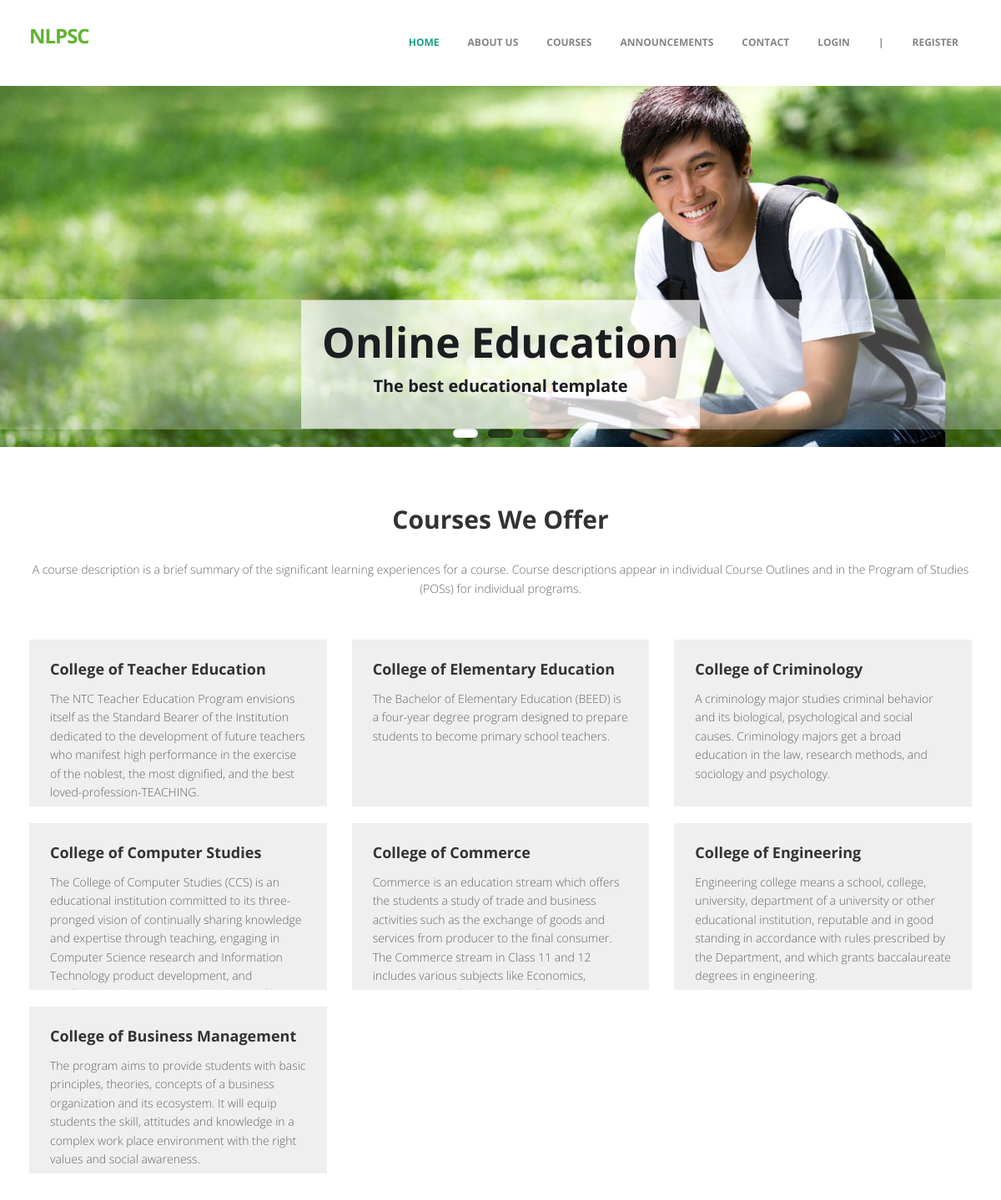
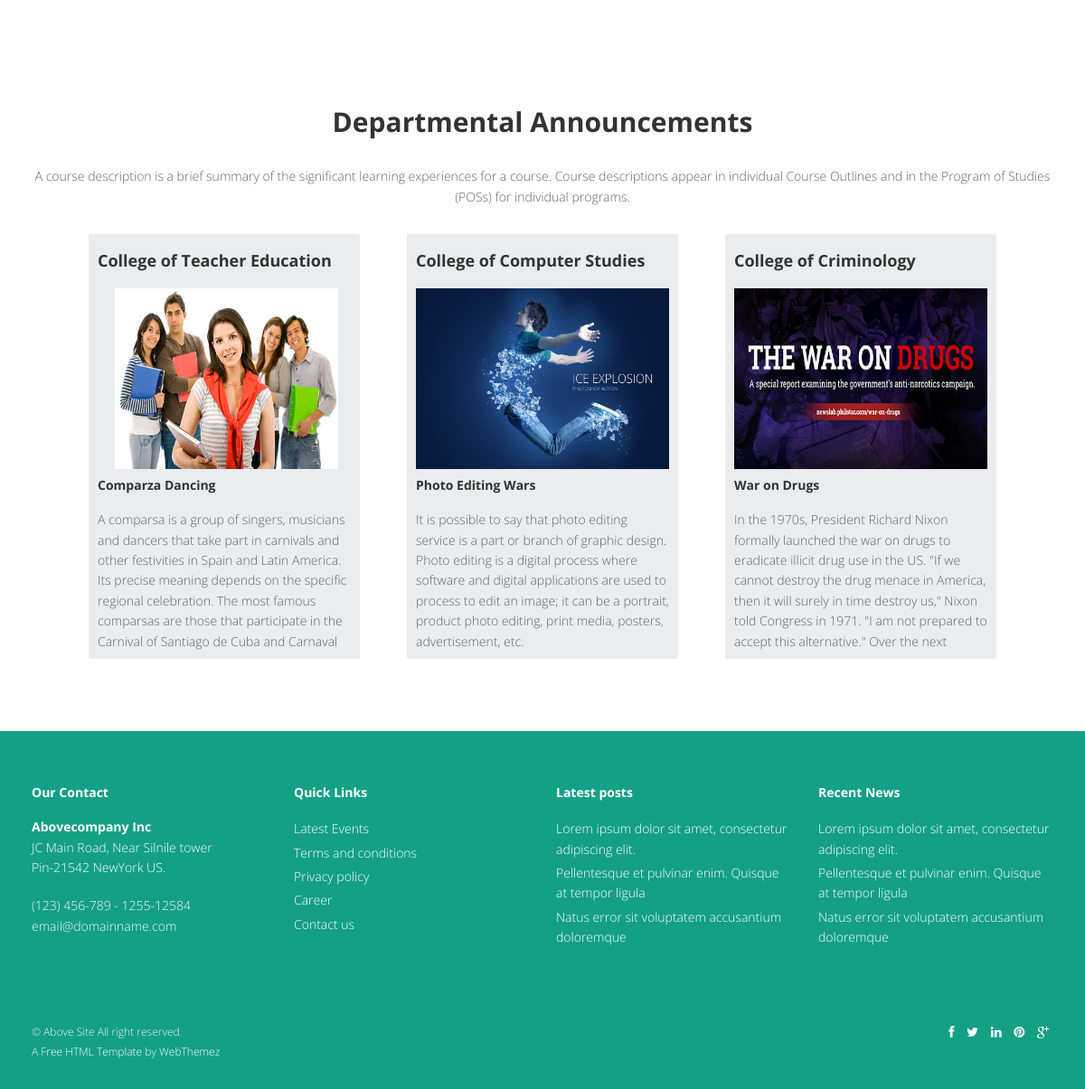
The page / on the database its author committed (2 pictures, top to bottom).
### tables this page shows
CREATE TABLE `department` (
  `Id` int(11) NOT NULL,
  `dept_name` varchar(255) NOT NULL,
  `department_description` text NOT NULL
);

CREATE TABLE `announcement` (
  `Id` int(11) NOT NULL,
  `announcement_topic` varchar(255) NOT NULL,
  `description` text NOT NULL,
  `department_id` int(11) NOT NULL,
  `image` varchar(255) NOT NULL
);

### index.php (the view, shortened to what this page needs)
<?php
	include 'topbar.php';
?>
	<section id="featured">
        <div id="main-slider" class="flexslider">
            <ul class="slides">
              <li>
                <img src="./img/slides/1.jpg" alt=""/>
                <div class="flex-caption">
                   <div class="item_introtext">
												<strong>Online Education</strong>
												<p>The best educational template</p> </div>
                </div>
              </li>
            </ul>
        </div>
	</section>
	<section class="courses" >
		<div class="container" id="courses">
			<div class="row">
				<div class="col-lg-12">
					<div class="aligncenter"><h2 class="aligncenter">Courses We Offer</h2>
						<span class="clear spacer_responsive_hide_mobile " style="height:13px;display:block;"></span>A course description is a brief summary of the significant learning experiences for a course. Course descriptions appear in individual Course Outlines and in the Program of Studies (POSs) for individual programs.
					</div>
				</div>
			</div>
			<div class="row">
				<?php
					include 'config.php';
					$department = mysqli_query($conn,"SELECT * FROM department");
					while ($row = mysqli_fetch_array($department)) {
				?>
	      <div class="col-md-4" style="margin-top: 20px;">
					<div class="textbox" style=" height: 200px; overflow: auto;">
		        <h3><?php echo $row['dept_name']; ?></h3>
						<p><?php echo $row['department_description']; ?></p>
		       </div>
	      </div>
	    <?php } ?>
			</div>
	</section>
	<section class="courses" >
		<div class="container" id="announcement">
			<div class="row">
				<div class="col-lg-12">
					<div class="aligncenter"><h2 class="aligncenter">Departmental Announcements</h2>
					<span class="clear spacer_responsive_hide_mobile " style="height:13px;display:block;"></span>A course description is a brief summary of the significant learning experiences for a course. Course descriptions appear in individual Course Outlines and in the Program of Studies (POSs) for individual programs.
					</div>
				</div>
			</div>
			<div class="row" style="display: flex; flex-direction: row; justify-content: space-around;">
				<?php
					include 'config.php';
					$department = mysqli_query($conn,"SELECT * FROM department JOIN announcement ON department.Id=announcement.department_id");
					while ($row = mysqli_fetch_array($department)) {
				?>
				 <div class="card" style="width: 30rem; background-color: #EBECF0; padding: 10px; border-radius: 2px;">
					 	<h4><?php echo $row['dept_name'];?></h4>
					  <img class="img-responsive" src="./images-announcements/<?php echo $row['image'];?>" alt="image" style="height: 20rem;">
					  <div class="card-body" style="height: 20rem; overflow: auto;">
					  	<h5><?php echo $row['announcement_topic'];?></h5>
					    <p class="card-text"><?php echo $row['description'];?></p>
					  </div>
				</div>
	      <?php } ?>
			</div>
	</section>
<?php
	include 'footer.php';
 ?>

### topbar.php (shortened to what this page needs)
<?php
    if(isset($_SESSION['student']) && isset($_SESSION['student_id'])) {
    $id = $_SESSION['student_id'];
    header("Location: student/dashboard.php");
    } elseif(isset($_SESSION['admin_username']) && isset($_SESSION['admin_id'])) {
    $id = $_SESSION['admin_id'];
    header("Location: admin/dashboard.php");
    } else {
?>
<!DOCTYPE html>
<html lang="en">
<head>
<link href="index_style/bootstrap.min.css" rel="stylesheet" />
<link href="index_style/flexslider.css" rel="stylesheet" />
<link href="index_style/style.css" rel="stylesheet" />
</head>
<body>
<div id="wrapper">
    <header>
    <div class="navbar navbar-default navbar-static-top">
        <div class="container">
            <div class="navbar-header">
                <a class="navbar-brand" href="index.php">
                NLPSC</a>
            </div>
            <div class="navbar-collapse collapse">
                <ul class="nav navbar-nav">
                    <li class="active"><a href="index.php">Home</a></li>
                    <li><a href="about.php">About Us</a></li>
                    <li><a href="#courses">Courses</a></li>
                    <li><a href="#announcement">Announcements</a></li>
                    <li><a href="contact.php">Contact</a></li>
                    <li><a href="login.php">Login</a></li>
                    <li><a href="">|</a> </li>
                    <li><a href="register.php">Register</a></li>
                </ul>
            </div>
        </div>
    </div>
</header>
<?php
    }
?>

### footer.php (shortened to what this page needs)
<footer>
	<div class="container">
		<div class="row">
			<div class="col-lg-3">
				<div class="widget">
					<h5 class="widgetheading">Our Contact</h5>
					<address>
					<strong>Abovecompany Inc</strong><br>
					JC Main Road, Near Silnile tower<br>
					 Pin-21542 NewYork US.</address>
					<p>
						<i class="icon-phone"></i> (123) 456-789 - 1255-12584 <br>
						<i class="icon-envelope-alt"></i> email@domainname.com
					</p>
				</div>
			</div>
			<div class="col-lg-3">
				<div class="widget">
					<h5 class="widgetheading">Quick Links</h5>
					<ul class="link-list">
						<li><a href="#">Latest Events</a></li>
						<li><a href="#">Terms and conditions</a></li>
						<li><a href="#">Privacy policy</a></li>
						<li><a href="#">Career</a></li>
						<li><a href="#">Contact us</a></li>
					</ul>
				</div>
			</div>
			<div class="col-lg-3">
				<div class="widget">
					<h5 class="widgetheading">Latest posts</h5>
					<ul class="link-list">
						<li><a href="#">Lorem ipsum dolor sit amet, consectetur adipiscing elit.</a></li>
						<li><a href="#">Pellentesque et pulvinar enim. Quisque at tempor ligula</a></li>
						<li><a href="#">Natus error sit voluptatem accusantium doloremque</a></li>
					</ul>
				</div>
			</div>
			<div class="col-lg-3">
					<div class="widget">
					<h5 class="widgetheading">Recent News</h5>
					<ul class="link-list">
						<li><a href="#">Lorem ipsum dolor sit amet, consectetur adipiscing elit.</a></li>
						<li><a href="#">Pellentesque et pulvinar enim. Quisque at tempor ligula</a></li>
						<li><a href="#">Natus error sit voluptatem accusantium doloremque</a></li>
					</ul>
				</div>
			</div>
		</div>
	</div>
	<div id="sub-footer">
		<div class="container">
			<div class="row">
				<div class="col-lg-6">
					<div class="copyright">
						<p>
							<span>&copy; Above Site All right reserved.</span><br/>
							A <a href="https://webthemez.com/tag/free" target="_blank">Free HTML Template</a> by <a href="http://webthemez.com" target="_blank">WebThemez</a>
						</p>
					</div>
				</div>
				<div class="col-lg-6">
					<ul class="social-network">
						<li><a href="#" data-placement="top" title="Facebook"><i class="fa fa-facebook"></i></a></li>
						<li><a href="#" data-placement="top" title="Twitter"><i class="fa fa-twitter"></i></a></li>
						<li><a href="#" data-placement="top" title="Linkedin"><i class="fa fa-linkedin"></i></a></li>
						<li><a href="#" data-placement="top" title="Pinterest"><i class="fa fa-pinterest"></i></a></li>
						<li><a href="#" data-placement="top" title="Google plus"><i class="fa fa-google-plus"></i></a></li>
					</ul>
				</div>
			</div>
		</div>
	</div>
	</footer>
</div>
</body>
</html>

### index_style/flexslider.css (style rules this page uses)
.slides, .flex-control-nav, .flex-direction-nav { margin: 0; padding: 0; list-style: none; }
.flexslider { margin: 0; padding: 0; }
.flexslider .slides > li { display: none; -webkit-backface-visibility: hidden; }
.flexslider .slides img { width: 100%; display: block; }
.slides:after { content: "."; display: block; clear: both; visibility: hidden; line-height: 0; height: 0; }
.flexslider { background:none; position: relative; zoom: 1; }
.flexslider .slides { zoom: 1; }
.flex-caption { background: rgba(0,0,0,.8); margin-left:5px;bottom:5px; position:absolute;padding:20px; z-index:99; }
.flex-caption p { font-size: 14px !important; line-height: 22px; font-weight:300; color: #fff }

### rows shown on the page
department: dept_name "College of Teacher Education", department_description "The NTC Teacher Education Program envisions itself as the Standard Bearer of the Institution dedicated to the development of future teachers who manifest high performance in the exercise of the noblest, the most dignified, and the best loved-profession-TEACHING."
department: dept_name "College of Elementary Education", department_description "The Bachelor of Elementary Education (BEED) is a four-year degree program designed to prepare students to become primary school teachers."
department: dept_name "College of Criminology", department_description "A criminology major studies criminal behavior and its biological, psychological and social causes. Criminology majors get a broad education in the law, research methods, and sociology and psychology."
department: dept_name "College of Computer Studies", department_description "The College of Computer Studies (CCS) is an educational institution committed to its three-pronged vision of continually sharing knowledge and expertise through teaching, engaging in Computer Science research and Information Technology product development, and…"
department: dept_name "College of Commerce", department_description "Commerce is an education stream which offers the students a study of trade and business activities such as the exchange of goods and services from producer to the final consumer. The Commerce stream in Class 11 and 12 includes various subjects like Economics,…"
department: dept_name "College of Engineering", department_description "Engineering college means a school, college, university, department of a university or other educational institution, reputable and in good standing in accordance with rules prescribed by the Department, and which grants baccalaureate degrees in engineering."
department: dept_name "College of Business Management", department_description "The program aims to provide students with basic principles, theories, concepts of a business organization and its ecosystem. It will equip students the skill, attitudes and knowledge in a complex work place environment with the right values and social awareness."
announcement: department.dept_name "College of Teacher Education", image (picture), announcement_topic "Comparza Dancing", description "A comparsa is a group of singers, musicians and dancers that take part in carnivals and other festivities in Spain and Latin America. Its precise meaning depends on the specific regional celebration. The most famous comparsas are those that participate in the Carnival of Santiago de Cuba and Carnaval…"
announcement: department.dept_name "College of Computer Studies", image (picture), announcement_topic "Photo Editing Wars", description "It is possible to say that photo editing service is a part or branch of graphic design. Photo editing is a digital process where software and digital applications are used to process to edit an image; it can be a portrait, product photo editing, print media, posters, advertisement, etc."
announcement: department.dept_name "College of Criminology", image (picture), announcement_topic "War on Drugs", description "In the 1970s, President Richard Nixon formally launched the war on drugs to eradicate illicit drug use in the US. \"If we cannot destroy the drug menace in America, then it will surely in time destroy us,\" Nixon told Congress in 1971. \"I am not prepared to accept this alternative.\" Over the next…"
